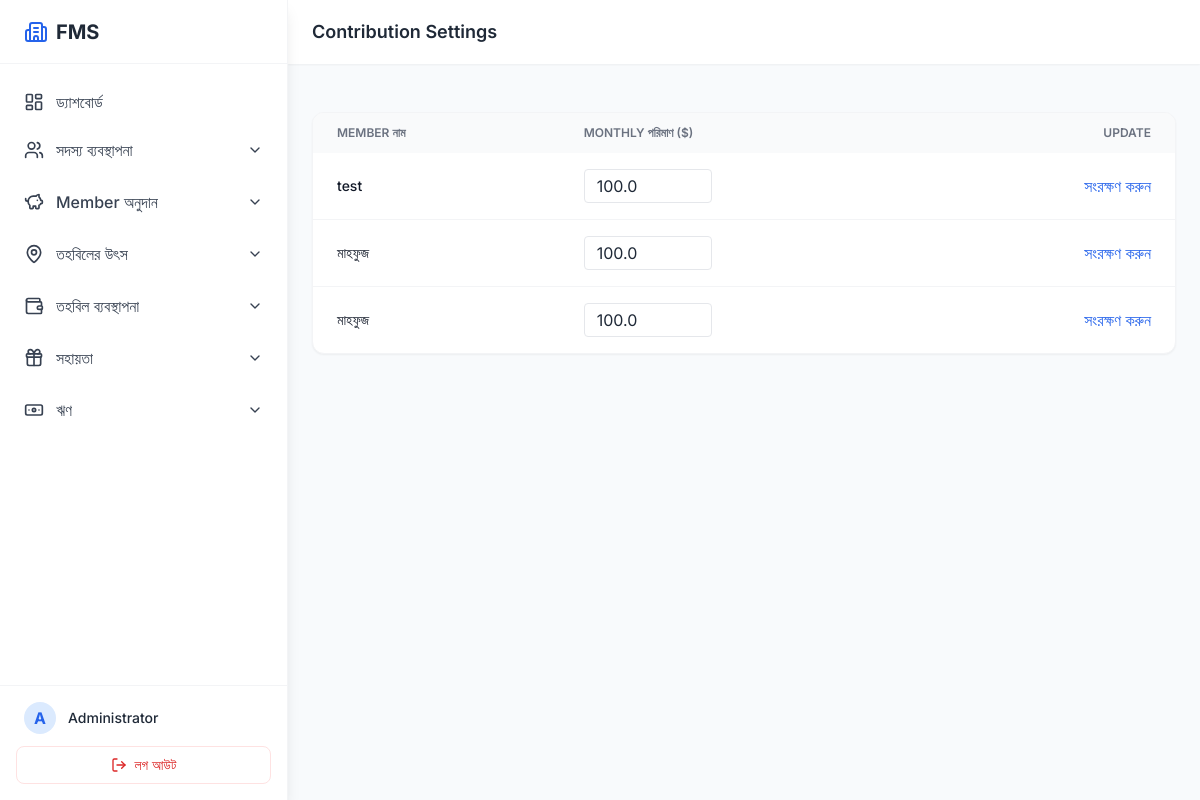
The app's page /contributions/settings (signed in) with its own data.
### app.py (models this page shows)
class SystemUser(UserMixin, db.Model):
    __tablename__ = 'system_users'
    id = db.Column(db.Integer, primary_key=True)
    full_name = db.Column(db.String(150), nullable=False)
    username = db.Column(db.String(100), unique=True, nullable=False)
    password_hash = db.Column(db.String(255), nullable=False)
    phone = db.Column(db.String(20))
    status = db.Column(db.String(20), default='Active')

class Member(db.Model):
    __tablename__ = 'members'
    id = db.Column(db.Integer, primary_key=True)
    member_id_str = db.Column(db.String(50), unique=True, nullable=True)
    member_type = db.Column(db.String(50))
    full_name = db.Column(db.String(150), nullable=False)
    fathers_name = db.Column(db.String(150))
    mothers_name = db.Column(db.String(150))
    dob = db.Column(db.Date)
    fund_source_id = db.Column(db.Integer, db.ForeignKey('fund_sources.id'), nullable=True)
    blood_group = db.Column(db.String(10))
    marital_status = db.Column(db.String(20))
    phone = db.Column(db.String(20), nullable=False)
    email = db.Column(db.String(120))
    whatsapp_number = db.Column(db.String(20))
    present_address = db.Column(db.Text)
    permanent_address = db.Column(db.Text)
    address = db.Column(db.Text)
    education = db.Column(db.String(100))
    profession = db.Column(db.String(150), nullable=False)
    organization = db.Column(db.String(150))
    special_skills = db.Column(db.Text)
    foundation_source = db.Column(db.String(100))
    purpose_of_joining = db.Column(db.Text)
    activities_interested = db.Column(db.Text)
    emergency_contact_name = db.Column(db.String(150))
    emergency_contact_relation = db.Column(db.String(100))
    emergency_contact_phone = db.Column(db.String(20))
    nid = db.Column(db.String(50))
    profile_photo_url = db.Column(db.String(255))
    profile_photo_public_id = db.Column(db.String(100))
    profile_photo_time = db.Column(db.DateTime)
    nid_front_url = db.Column(db.String(255))
    nid_front_public_id = db.Column(db.String(100))
    nid_front_time = db.Column(db.DateTime)
    nid_back_url = db.Column(db.String(255))
    nid_back_public_id = db.Column(db.String(100))
    nid_back_time = db.Column(db.DateTime)
    signature_url = db.Column(db.String(255))
    signature_public_id = db.Column(db.String(100))
    signature_time = db.Column(db.DateTime)
    join_date = db.Column(db.Date, default=date.today)
    monthly_contribution_amount = db.Column(db.Float, nullable=True, default=None)
    status = db.Column(db.String(20), default='Active') # Status for activity (Active/Inactive)
    remarks = db.Column(db.Text)
    funds = db.relationship('Fund', backref='donor', lazy=True)
    ledgers = db.relationship('MemberLedger', backref='member', lazy=True)

### app.py (the view, shortened to what this page needs)
@app.route('/contributions/settings', methods=['GET', 'POST'])
@login_required
def contrib_settings():
    return render_template('contribution_settings.html', members=Member.query.all())

### app.py (called while the page is built)
@login_manager.user_loader
def load_user(user_id):
    return db.session.get(SystemUser, int(user_id))

@app.context_processor
def inject_now():
    return {'now': datetime.utcnow()}

### templates/contribution_settings.html (shortened to what this page needs)
{% extends 'base.html' %}
{% block header_title %}Contribution Settings{% endblock %}
{% block content %}
<div class="bg-white rounded-xl shadow-sm border border-gray-100 overflow-hidden">
    <table class="w-full text-left border-collapse">
        <thead class="bg-gray-50">
            <tr>
                <th class="px-6 py-3 text-xs font-semibold text-gray-500 uppercase">Member নাম</th>
                <th class="px-6 py-3 text-xs font-semibold text-gray-500 uppercase">Monthly পরিমাণ ($)</th>
                <th class="px-6 py-3 text-xs font-semibold text-gray-500 uppercase text-right">Update</th>
            </tr>
        </thead>
        <tbody class="divide-y divide-gray-100">
            {% for m in members %}
            <tr class="hover:bg-gray-50">
                <td class="px-6 py-4 text-sm font-medium text-gray-900">{{ m.full_name }}</td>
                <form method="POST" action="{{ url_for('contrib_settings') }}">
                    <td class="px-6 py-4">
                        <input type="number" step="0.01" name="monthly_amount" value="{{ m.monthly_contribution_amount if m.monthly_contribution_amount else '' }}" class="w-32 px-3 py-1 border rounded outline-none focus:ring-2 focus:ring-primary">
                    </td>
                    <td class="px-6 py-4 text-right">
                        <button type="submit" class="text-blue-600 hover:underline">সংরক্ষণ করুন</button>
                    </td>
                </form>
            </tr>
            {% endfor %}
        </tbody>
    </table>
</div>
{% endblock %}

### templates/base.html (shortened to what this page needs)
<!DOCTYPE html>
<html lang="en" class="light">
<head>
    <script src="https://cdn.tailwindcss.com"></script>
</head>
<body class="text-gray-800 flex h-screen overflow-hidden">
    {% if current_user.is_authenticated %}
    <aside id="sidebar" class="w-72 bg-white shadow-lg flex flex-col h-full sidebar border-r border-gray-100 z-50 absolute inset-y-0 left-0 transform -translate-x-full md:relative md:translate-x-0 transition duration-200 ease-in-out">
        <div class="h-16 flex items-center justify-between px-6 border-b border-gray-100 shrink-0">
            <div class="flex items-center">
                <i data-lucide="building-2" class="text-primary w-6 h-6 mr-2"></i>
                <span class="text-xl font-bold text-gray-800">FMS</span>
            </div>
        </div>
        <div class="flex-1 overflow-y-auto py-4">
            <nav class="space-y-1 px-3">
                <a href="{{ url_for('dashboard') }}" class="flex items-center px-3 py-2.5 text-gray-700 hover:bg-blue-50 hover:text-primary rounded-lg font-medium transition-colors whitespace-nowrap overflow-hidden gap-3">
                    <i data-lucide="layout-dashboard" class="w-5 h-5 flex-shrink-0"></i>
                    <span class="truncate">ড্যাশবোর্ড</span>
                </a>
                <div class="relative">
                    <button onclick="toggleMenu('member-menu', this)" class="w-full flex items-center justify-between px-3 py-2.5 text-gray-700 hover:bg-blue-50 hover:text-primary rounded-lg font-medium transition-colors">
                        <div class="flex items-center gap-3 whitespace-nowrap overflow-hidden">
                            <i data-lucide="users" class="w-5 h-5 flex-shrink-0"></i>
                            <span class="truncate">সদস্য ব্যবস্থাপনা</span>
                        </div>
                        <i data-lucide="chevron-down" class="w-4 h-4 chevron"></i>
                    </button>
                </div>
                <div class="relative">
                    <button onclick="toggleMenu('contrib-menu', this)" class="w-full flex items-center justify-between px-3 py-2.5 text-gray-700 hover:bg-blue-50 hover:text-primary rounded-lg font-medium transition-colors">
                        <div class="flex items-center gap-3 whitespace-nowrap overflow-hidden">
                            <i data-lucide="piggy-bank" class="w-5 h-5 flex-shrink-0"></i>
                            <span class="truncate">Member অনুদান</span>
                        </div>
                        <i data-lucide="chevron-down" class="w-4 h-4 chevron"></i>
                    </button>
                </div>
                <div class="relative">
                    <button onclick="toggleMenu('source-menu', this)" class="w-full flex items-center justify-between px-3 py-2.5 text-gray-700 hover:bg-blue-50 hover:text-primary rounded-lg font-medium transition-colors">
                        <div class="flex items-center gap-3 whitespace-nowrap overflow-hidden">
                            <i data-lucide="map-pin" class="w-5 h-5 flex-shrink-0"></i>
                            <span class="truncate">তহবিলের উৎস</span>
                        </div>
                        <i data-lucide="chevron-down" class="w-4 h-4 chevron"></i>
                    </button>
                </div>
                <div class="relative">
                    <button onclick="toggleMenu('fund-menu', this)" class="w-full flex items-center justify-between px-3 py-2.5 text-gray-700 hover:bg-blue-50 hover:text-primary rounded-lg font-medium transition-colors">
                        <div class="flex items-center gap-3 whitespace-nowrap overflow-hidden">
                            <i data-lucide="wallet" class="w-5 h-5 flex-shrink-0"></i>
                            <span class="truncate">তহবিল ব্যবস্থাপনা</span>
                        </div>
                        <i data-lucide="chevron-down" class="w-4 h-4 chevron"></i>
                    </button>
                </div>
                <div class="relative">
                    <button onclick="toggleMenu('assistance-menu', this)" class="w-full flex items-center justify-between px-3 py-2.5 text-gray-700 hover:bg-blue-50 hover:text-primary rounded-lg font-medium transition-colors">
                        <div class="flex items-center gap-3 whitespace-nowrap overflow-hidden">
                            <i data-lucide="gift" class="w-5 h-5 flex-shrink-0"></i>
                            <span class="truncate">সহায়তা</span>
                        </div>
                        <i data-lucide="chevron-down" class="w-4 h-4 chevron"></i>
                    </button>
                </div>
                <div class="relative">
                    <button onclick="toggleMenu('loan-menu', this)" class="w-full flex items-center justify-between px-3 py-2.5 text-gray-700 hover:bg-blue-50 hover:text-primary rounded-lg font-medium transition-colors">
                        <div class="flex items-center gap-3 whitespace-nowrap overflow-hidden">
                            <i data-lucide="banknote" class="w-5 h-5 flex-shrink-0"></i>
                            <span class="truncate">ঋণ</span>
                        </div>
                        <i data-lucide="chevron-down" class="w-4 h-4 chevron"></i>
                    </button>
                </div>
            </nav>
        </div>
        <div class="p-4 border-t border-gray-100">
            <div class="flex items-center mb-3 px-2">
                <div class="w-8 h-8 rounded-full bg-blue-100 text-primary flex items-center justify-center font-bold mr-3">
                    {{ current_user.full_name[0] if current_user.full_name else "U" }}
                </div>
                <div>
                    <p class="text-sm font-medium text-gray-800">{{ current_user.full_name }}</p>
                </div>
            </div>
            <a href="{{ url_for('logout') }}" class="flex items-center justify-center w-full px-4 py-2 text-sm text-red-600 hover:bg-red-50 rounded-lg transition-colors border border-red-100">
                <i data-lucide="log-out" class="w-4 h-4 mr-2"></i> লগ আউট
            </a>
        </div>
    </aside>
    {% endif %}
    <main class="flex-1 flex flex-col h-screen overflow-hidden relative">
        {% if current_user.is_authenticated %}
        <header class="h-16 bg-white shadow-sm flex items-center px-6 z-10 w-full shrink-0">
            <h1 class="text-lg font-semibold text-gray-800 truncate">{% block header_title %}ড্যাশবোর্ড{% endblock %}</h1>
        </header>
        {% endif %}
        <div class="flex-1 overflow-y-auto p-6">
            {% block content %}{% endblock %}
        </div>
    </main>
</body>
</html>

### templates/base.html (style rules this page uses)
body { font-family: 'Inter', sans-serif; background-color: #f8fafc; }
.sidebar { transition: all 0.3s; }
.chevron { transition: transform 0.3s; }

### records on screen
SystemUser: full_name "A", full_name "Administrator"
Member: full_name "test", monthly_amount "100.0"
Member: full_name "মাহফুজ", monthly_amount "100.0"
Member: full_name "মাহফুজ", monthly_amount "100.0"
